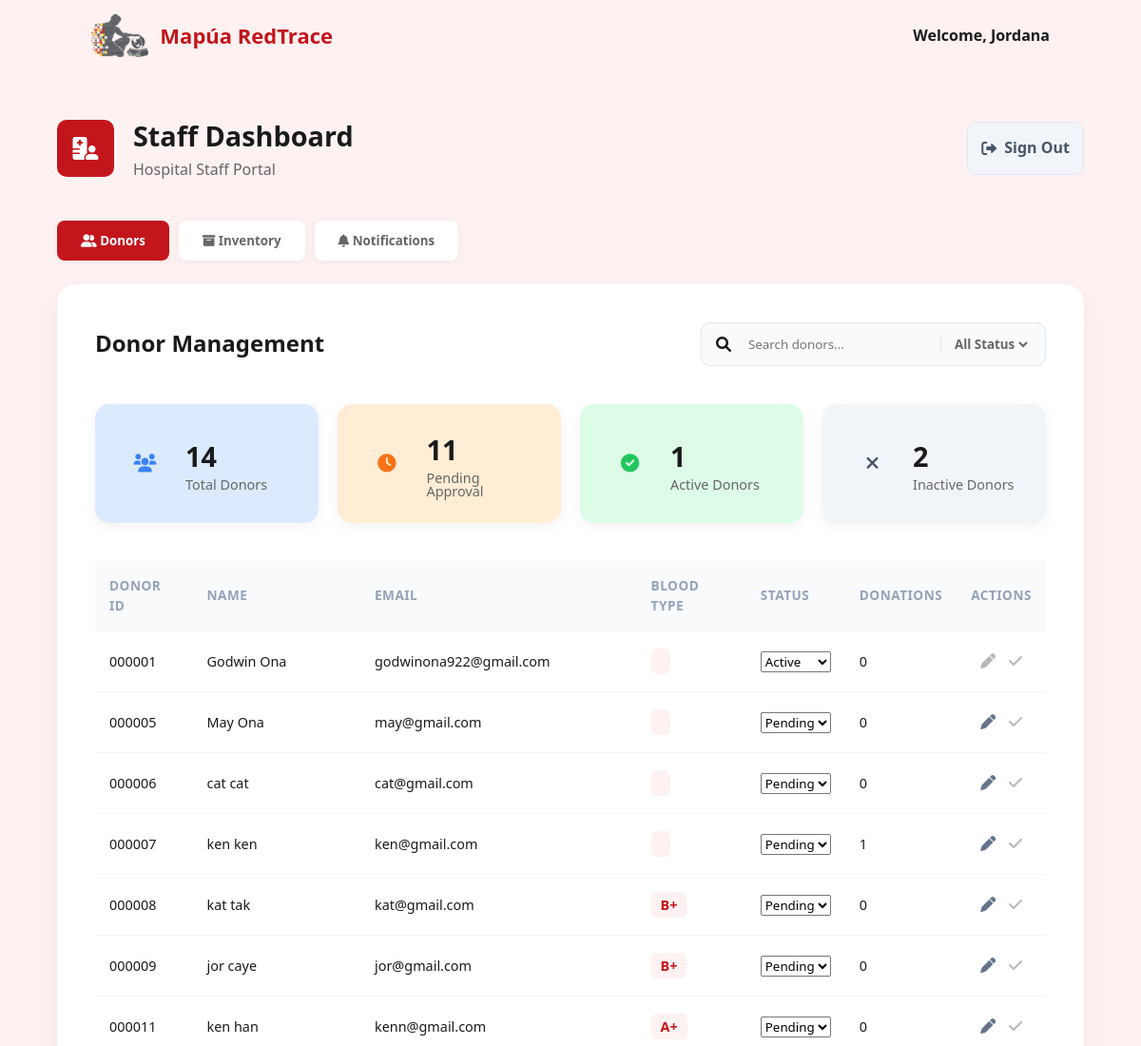
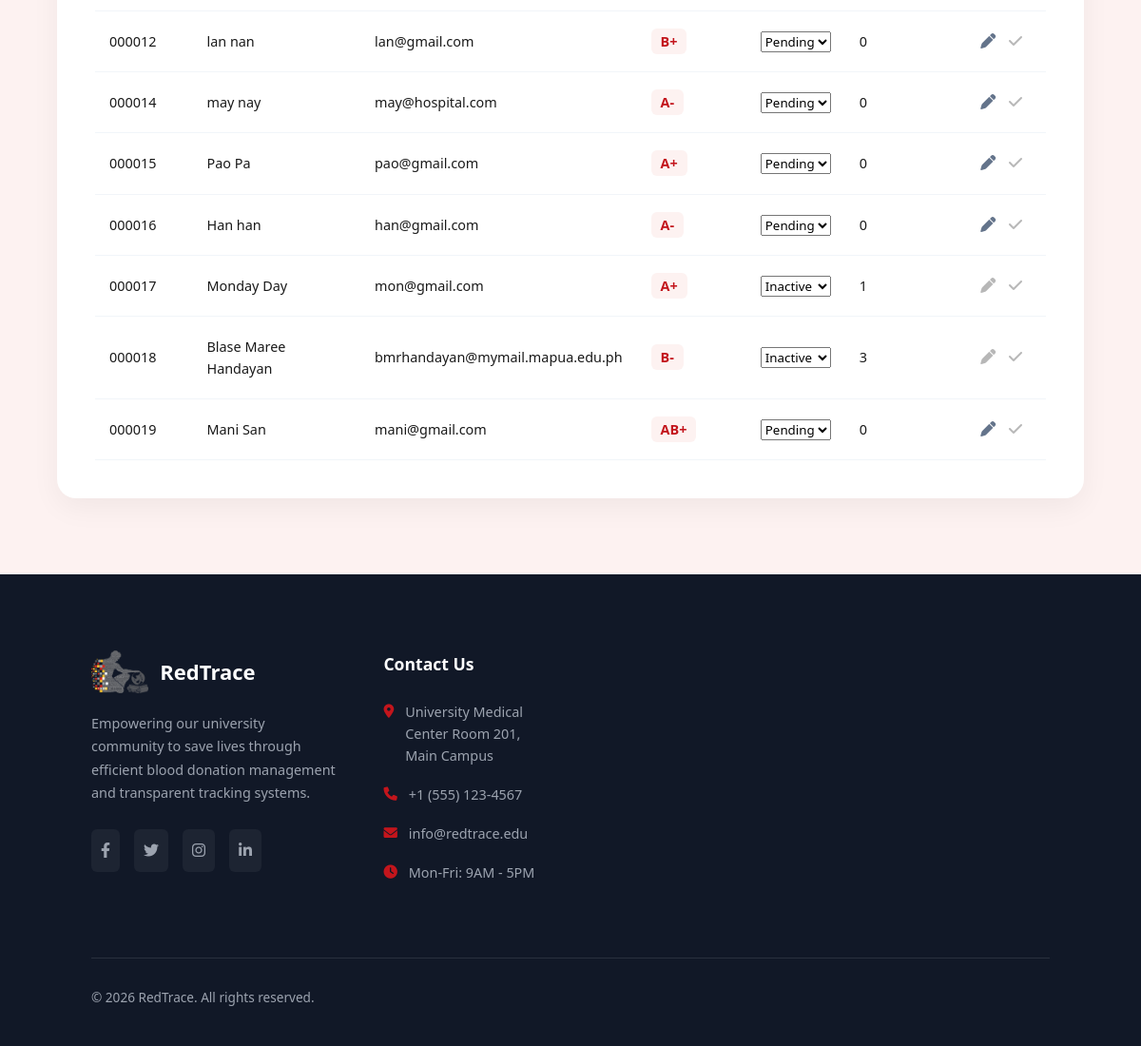
The app's page /V7/staff-dashboard.php (signed in) with its own data (2 pictures, top to bottom).
### tables this page shows
CREATE TABLE `users` (
  `id` int(6) UNSIGNED ZEROFILL NOT NULL,
  `first_name` varchar(255) NOT NULL,
  `last_name` varchar(255) NOT NULL,
  `email` varchar(255) NOT NULL,
  `password` varchar(255) NOT NULL,
  `role` enum('donor','staff') NOT NULL,
  `birthday` date NOT NULL,
  `gender` enum('Male','Female','Other') DEFAULT NULL,
  `blood_type` enum('A+','A-','B+','B-','AB+','AB-','O+','O-') DEFAULT NULL,
  `weight` decimal(5,2) DEFAULT NULL,
  `medical_condition` text DEFAULT NULL,
  `current_medication` text DEFAULT NULL,
  `phone_number` varchar(20) NOT NULL,
  `street_address` varchar(255) DEFAULT NULL,
  `city` varchar(100) DEFAULT NULL,
  `zip` varchar(10) DEFAULT NULL,
  `contact_name` varchar(255) DEFAULT NULL,
  `contact_phone` varchar(20) DEFAULT NULL,
  `status` enum('pending','active','inactive') NOT NULL DEFAULT 'pending'
);

### V7/staff-dashboard.php (the view, shortened to what this page needs)
<?php
include "config.php";
?>
<!DOCTYPE html>
<html lang="en">
<head>
    <link rel="stylesheet" href="style.css">
    <link rel="stylesheet" href="https://cdnjs.cloudflare.com/ajax/libs/font-awesome/6.0.0/css/all.min.css">
</head>
<body class="help-page">
    <header id="main-header">
        <nav class="navbar">
            <div class="logo">
                <img src="mapua-logo.png" alt="Mapúa Logo">
                <span>Mapúa RedTrace</span>
            </div>
            <div class="nav-actions">
                <span style="font-weight:600;">
                Welcome, <?php echo $_SESSION['name']; ?>
                </span>
            </div>
        </nav>
    </header>
    <main class="dashboard-container">
        <section class="donor-profile-header">
            <div class="profile-info-main">
                <div class="icon-box-pink" style="width: 60px; height: 60px; font-size: 1.5rem; background: var(--primary-red); color: white;">
                    <i class="fa-solid fa-hospital-user"></i>
                </div>
                <div class="profile-meta">
                    <h1>Staff Dashboard</h1>
                    <p>Hospital Staff Portal</p>
                </div>
            </div>
           <a href="logout.php" class="btn btn-white btn-signout" style="text-decoration:none;">
            <i class="fa-solid fa-right-from-bracket"></i> Sign Out
            </a>
        </section>
        <div class="dashboard-tabs">
            <button class="dash-tab active" id="tab-manage-donors-btn" onclick="toggleStaffView('donors')">
                <i class="fa-solid fa-user-group"></i> Donors
            </button>
            <button class="dash-tab" id="tab-manage-inventory-btn" onclick="toggleStaffView('inventory')">
                <i class="fa-solid fa-box-archive"></i> Inventory
            </button>
			<button class="dash-tab" id="tab-manage-notifications-btn" onclick="toggleStaffView('notifications')">
                <i class="fa-solid fa-bell"></i> Notifications
            </button>
        </div>
        <section id="donor-management-section" class="dash-content-card">
            <div class="card-header-flex">
                <h2>Donor Management</h2>
                <div class="search-box">
                    <i class="fa-solid fa-magnifying-glass"></i>
                    <input type="text" placeholder="Search donors..." id="donorSearch">
                    <select class="filter-select" id="donorStatusFilter">
                        <option>All Status</option>
                    </select>
                </div>
            </div>
			<?php
			$total_query = "SELECT COUNT(*) as total FROM users WHERE role='donor'";
			$total_result = mysqli_query($conn,$total_query);
			$total_donors = mysqli_fetch_assoc($total_result)['total'];
			$pending_query = "SELECT COUNT(*) as total FROM users WHERE role='donor' AND status='pending'";
			$pending_result = mysqli_query($conn,$pending_query);
			$pending_donors = mysqli_fetch_assoc($pending_result)['total'];
			$active_query = "SELECT COUNT(*) as total FROM users WHERE role='donor' AND status='active'";
			$active_result = mysqli_query($conn,$active_query);
			$active_donors = mysqli_fetch_assoc($active_result)['total'];
			$inactive_query = "SELECT COUNT(*) as total FROM users WHERE role='donor' AND status='inactive'";
			$inactive_result = mysqli_query($conn,$inactive_query);
			$inactive_donors = mysqli_fetch_assoc($inactive_result)['total'];
			?>
			<div class="notif-stats-grid">
				<div class="notif-stat-card blue-bg">
					<div class="icon-box blue-light"><i class="fa-solid fa-users"></i></div>
					<div class="stat-info">
						<span class="count"><?php echo $total_donors; ?></span>
						<span class="label">Total Donors</span>
					</div>
				</div>
				<div class="notif-stat-card orange-bg">
					<div class="icon-box orange-light"><i class="fa-solid fa-clock"></i></div>
					<div class="stat-info">
						<span class="count"><?php echo $pending_donors; ?></span>
						<span class="label">Pending Approval</span>
					</div>
				</div>
				<div class="notif-stat-card green-bg">
					<div class="icon-box green-light"><i class="fa-solid fa-check-circle"></i></div>
					<div class="stat-info">
						<span class="count"><?php echo $active_donors; ?></span>
						<span class="label">Active Donors</span>
					</div>
				</div>
				<div class="notif-stat-card gray-bg">
					<div class="icon-box gray-light"><i class="fa-solid fa-xmark"></i></div>
					<div class="stat-info">
						<span class="count"><?php echo $inactive_donors; ?></span>
						<span class="label">Inactive Donors</span>
					</div>
				</div>
			</div>
            <table class="history-table staff-table">
                <thead>
                    <tr>
                        <th>Donor ID</th>
                        <th>Name</th>
                        <th>Email</th>
                        <th>Blood Type</th>
                        <th>Status</th>
                        <th>Donations</th>
                        <th>Actions</th>
                    </tr>
                </thead>
                <tbody>
            <?php
			include "config.php";
			$sql = "SELECT * FROM users WHERE role='donor'";
			$result = mysqli_query($conn, $sql);
			while ($row = mysqli_fetch_assoc($result)) {
				$id = $row['id'];
				$name = $row['first_name'] . " " . $row['last_name'];
				$email = $row['email'];
				$blood = $row['blood_type'];
				$status = $row['status'];
				$count_query = "SELECT COUNT(*) as total FROM inventory i
								JOIN screenings s ON i.DonationID = s.id
								WHERE s.donor_id = '$id'";
				$count_result = mysqli_query($conn, $count_query);
				$donation_count = mysqli_fetch_assoc($count_result)['total'];
				$unclaimed_screening_query = "SELECT s.id FROM screenings s
											  LEFT JOIN inventory i ON s.id = i.DonationID
											  WHERE s.donor_id = '$id'
											  AND i.InventoryID IS NULL
											  AND s.weight IS NOT NULL
											  LIMIT 1";
				$unclaimed_result = mysqli_query($conn, $unclaimed_screening_query);
				$has_vitals_ready = mysqli_num_rows($unclaimed_result) > 0;
				$vitalsDisabled = ($status !== 'pending') ? "disabled" : "";
				$vitalsStyle = ($status !== 'pending') ? "opacity: 0.5; cursor: not-allowed; filter: grayscale(1);" : "cursor: pointer;";
				$isEligibleToComplete = ($status === 'pending' && $has_vitals_ready);
				$checkDisabled = (!$isEligibleToComplete) ? "disabled" : "";
				$checkStyle = (!$isEligibleToComplete) ? "opacity: 0.5; cursor: not-allowed; filter:grayscale(1);" : "cursor: pointer;";
				echo "
				<tr>
					<td>$id</td>
					<td>$name</td>
					<td>$email</td>
					<td><span class='blood-badge'>$blood</span></td>
					<td>
						<form action='update_donor.php' method='POST'>
							<input type='hidden' name='id' value='$id'>
							<select name='status' onchange='this.form.submit()'>
								<option value='pending' " . ($status == 'pending' ? 'selected' : '') . ">Pending</option>
								<option value='active' " . ($status == 'active' ? 'selected' : '') . ">Active</option>
								<option value='inactive' " . ($status == 'inactive' ? 'selected' : '') . ">Inactive</option>
							</select>
						</form>
					</td>
					<td>$donation_count</td>
					<td>
						<div>
							<button class='icon-btn edit-btn' onclick='openVitalsModal(\"$id\",\"$name\")' style='$vitalsStyle' $vitalsDisabled title='" . ($status !== 'pending' ? "Status must be pending" : "Record Vitals") . "'>
								<i class='fa-solid fa-pen'></i>
							</button>
							<button class='icon-btn' onclick='openConfirmModal(\"$id\", \"$name\")' style='$checkStyle' $checkDisabled title='" . (!$isEligibleToComplete ? "Pending status and vitals required" : "Complete Donation") . "'>
								<i class='fa-solid fa-check'></i>
							</button>
						</div>
					</td>
				</tr>";
			}
			?>
            </tbody>
            </table>
        </section>
    </main>
    <footer>
        <div class="footer-container">
            <div class="footer-brand">
                <div class="logo">
                    <img src="mapua-logo.png" alt="Mapúa Logo">
                    <span>RedTrace</span>
                </div>
                <p>Empowering our university community to save lives through efficient blood donation management and transparent tracking systems.</p>
                <div class="social-icons">
                    <a href="#"><i class="fa-brands fa-facebook-f"></i></a>
                    <a href="#"><i class="fa-brands fa-twitter"></i></a>
                    <a href="#"><i class="fa-brands fa-instagram"></i></a>
                    <a href="#"><i class="fa-brands fa-linkedin-in"></i></a>
                </div>
            </div>
            <div class="footer-contact">
                <h4>Contact Us</h4>
                <p><i class="fa-solid fa-location-dot"></i> University Medical Center Room 201, Main Campus</p>
                <p><i class="fa-solid fa-phone"></i> +1 (555) 123-4567</p>
                <p><i class="fa-solid fa-envelope"></i> info@redtrace.edu</p>
                <p><i class="fa-solid fa-clock"></i> Mon-Fri: 9AM - 5PM</p>
            </div>
        </div>
        <div class="footer-bottom">
            <p>&copy; 2026 RedTrace. All rights reserved.</p>
        </div>
    </footer>
</body>
</html>

### records on screen
users: id "000001", name "Godwin Ona", email "godwinona922@gmail.com", status "Active", donation_count "0"
users: id "000005", name "May Ona", email "may@gmail.com", status "Pending", donation_count "0"
users: id "000006", name "cat cat", email "cat@gmail.com", status "Pending", donation_count "0"
users: id "000007", name "ken ken", email "ken@gmail.com", status "Pending", donation_count "1"
users: id "000008", name "kat tak", email "kat@gmail.com", blood_type "B+", status "Pending", donation_count "0"
users: id "000009", name "jor caye", email "jor@gmail.com", blood_type "B+", status "Pending", donation_count "0"
users: id "000011", name "ken han", email "kenn@gmail.com", blood_type "A+", status "Pending", donation_count "0"
users: id "000012", name "lan nan", email "lan@gmail.com", blood_type "B+", status "Pending", donation_count "0"
users: id "000014", name "may nay", email "may@hospital.com", blood_type "A-", status "Pending", donation_count "0"
users: id "000015", name "Pao Pa", email "pao@gmail.com", blood_type "A+", status "Pending", donation_count "0"
users: id "000016", name "Han han", email "han@gmail.com", blood_type "A-", status "Pending", donation_count "0"
users: id "000017", name "Monday Day", email "mon@gmail.com", blood_type "A+", status "Inactive", donation_count "1"
users: id "000018", name "Blase Maree Handayan", email "bmrhandayan@mymail.mapua.edu.ph", blood_type "B-", status "Inactive", donation_count "3"
users: id "000019", name "Mani San", email "mani@gmail.com", blood_type "AB+", status "Pending", donation_count "0"

### other values on screen
$_SESSION['name'] "Jordana"
$total_donors "14"
$pending_donors "11"
$active_donors "1"
$inactive_donors "2"
